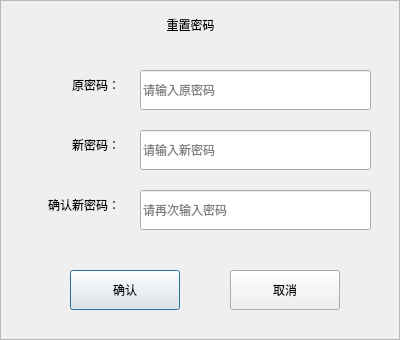
<?xml version="1.0" encoding="UTF-8"?>
<ui version="4.0">
 <class>CResetPwdDlg</class>
 <widget class="QDialog" name="CResetPwdDlg">
  <property name="geometry">
   <rect>
    <x>0</x>
    <y>0</y>
    <width>400</width>
    <height>340</height>
   </rect>
  </property>
  <property name="windowTitle">
   <string>Dialog</string>
  </property>
  <property name="styleSheet">
   <string notr="true"/>
  </property>
  <widget class="QFrame" name="frame">
   <property name="geometry">
    <rect>
     <x>0</x>
     <y>0</y>
     <width>400</width>
     <height>340</height>
    </rect>
   </property>
   <property name="frameShape">
    <enum>QFrame::StyledPanel</enum>
   </property>
   <property name="frameShadow">
    <enum>QFrame::Raised</enum>
   </property>
   <widget class="QLabel" name="label_2">
    <property name="geometry">
     <rect>
      <x>140</x>
      <y>10</y>
      <width>101</width>
      <height>30</height>
     </rect>
    </property>
    <property name="styleSheet">
     <string notr="true"/>
    </property>
    <property name="text">
     <string>重置密码</string>
    </property>
    <property name="alignment">
     <set>Qt::AlignCenter</set>
    </property>
   </widget>
   <widget class="QPushButton" name="btn_Affirm">
    <property name="geometry">
     <rect>
      <x>70</x>
      <y>270</y>
      <width>110</width>
      <height>40</height>
     </rect>
    </property>
    <property name="cursor">
     <cursorShape>PointingHandCursor</cursorShape>
    </property>
    <property name="styleSheet">
     <string notr="true"/>
    </property>
    <property name="text">
     <string>确认</string>
    </property>
   </widget>
   <widget class="QPushButton" name="btn_Cancel">
    <property name="geometry">
     <rect>
      <x>230</x>
      <y>270</y>
      <width>110</width>
      <height>40</height>
     </rect>
    </property>
    <property name="cursor">
     <cursorShape>PointingHandCursor</cursorShape>
    </property>
    <property name="styleSheet">
     <string notr="true"/>
    </property>
    <property name="text">
     <string>取消</string>
    </property>
   </widget>
   <widget class="QLabel" name="lbl_ResetPwdDlg_newPwd">
    <property name="geometry">
     <rect>
      <x>20</x>
      <y>130</y>
      <width>100</width>
      <height>30</height>
     </rect>
    </property>
    <property name="styleSheet">
     <string notr="true"/>
    </property>
    <property name="text">
     <string>新密码：</string>
    </property>
    <property name="alignment">
     <set>Qt::AlignRight|Qt::AlignTrailing|Qt::AlignVCenter</set>
    </property>
   </widget>
   <widget class="QLineEdit" name="le_NewPwd">
    <property name="geometry">
     <rect>
      <x>140</x>
      <y>130</y>
      <width>231</width>
      <height>40</height>
     </rect>
    </property>
    <property name="styleSheet">
     <string notr="true"/>
    </property>
    <property name="text">
     <string/>
    </property>
    <property name="echoMode">
     <enum>QLineEdit::Password</enum>
    </property>
    <property name="placeholderText">
     <string>请输入新密码</string>
    </property>
   </widget>
   <widget class="QLineEdit" name="le_AffirmNewPwd">
    <property name="geometry">
     <rect>
      <x>140</x>
      <y>190</y>
      <width>231</width>
      <height>40</height>
     </rect>
    </property>
    <property name="styleSheet">
     <string notr="true"/>
    </property>
    <property name="text">
     <string/>
    </property>
    <property name="echoMode">
     <enum>QLineEdit::Password</enum>
    </property>
    <property name="placeholderText">
     <string>请再次输入密码</string>
    </property>
   </widget>
   <widget class="QLabel" name="lbl_ResetPwdDlg_affirmNewPwd">
    <property name="geometry">
     <rect>
      <x>20</x>
      <y>190</y>
      <width>100</width>
      <height>30</height>
     </rect>
    </property>
    <property name="styleSheet">
     <string notr="true"/>
    </property>
    <property name="text">
     <string>确认新密码：</string>
    </property>
    <property name="alignment">
     <set>Qt::AlignRight|Qt::AlignTrailing|Qt::AlignVCenter</set>
    </property>
   </widget>
   <widget class="QLabel" name="lbl_ResetPwdDlg_oldPwd">
    <property name="geometry">
     <rect>
      <x>20</x>
      <y>70</y>
      <width>100</width>
      <height>30</height>
     </rect>
    </property>
    <property name="styleSheet">
     <string notr="true"/>
    </property>
    <property name="text">
     <string>原密码：</string>
    </property>
    <property name="alignment">
     <set>Qt::AlignRight|Qt::AlignTrailing|Qt::AlignVCenter</set>
    </property>
   </widget>
   <widget class="QLineEdit" name="le_OldPwd">
    <property name="geometry">
     <rect>
      <x>140</x>
      <y>70</y>
      <width>231</width>
      <height>40</height>
     </rect>
    </property>
    <property name="styleSheet">
     <string notr="true"/>
    </property>
    <property name="text">
     <string/>
    </property>
    <property name="echoMode">
     <enum>QLineEdit::Password</enum>
    </property>
    <property name="placeholderText">
     <string>请输入原密码</string>
    </property>
   </widget>
  </widget>
 </widget>
 <resources/>
 <connections/>
</ui>
